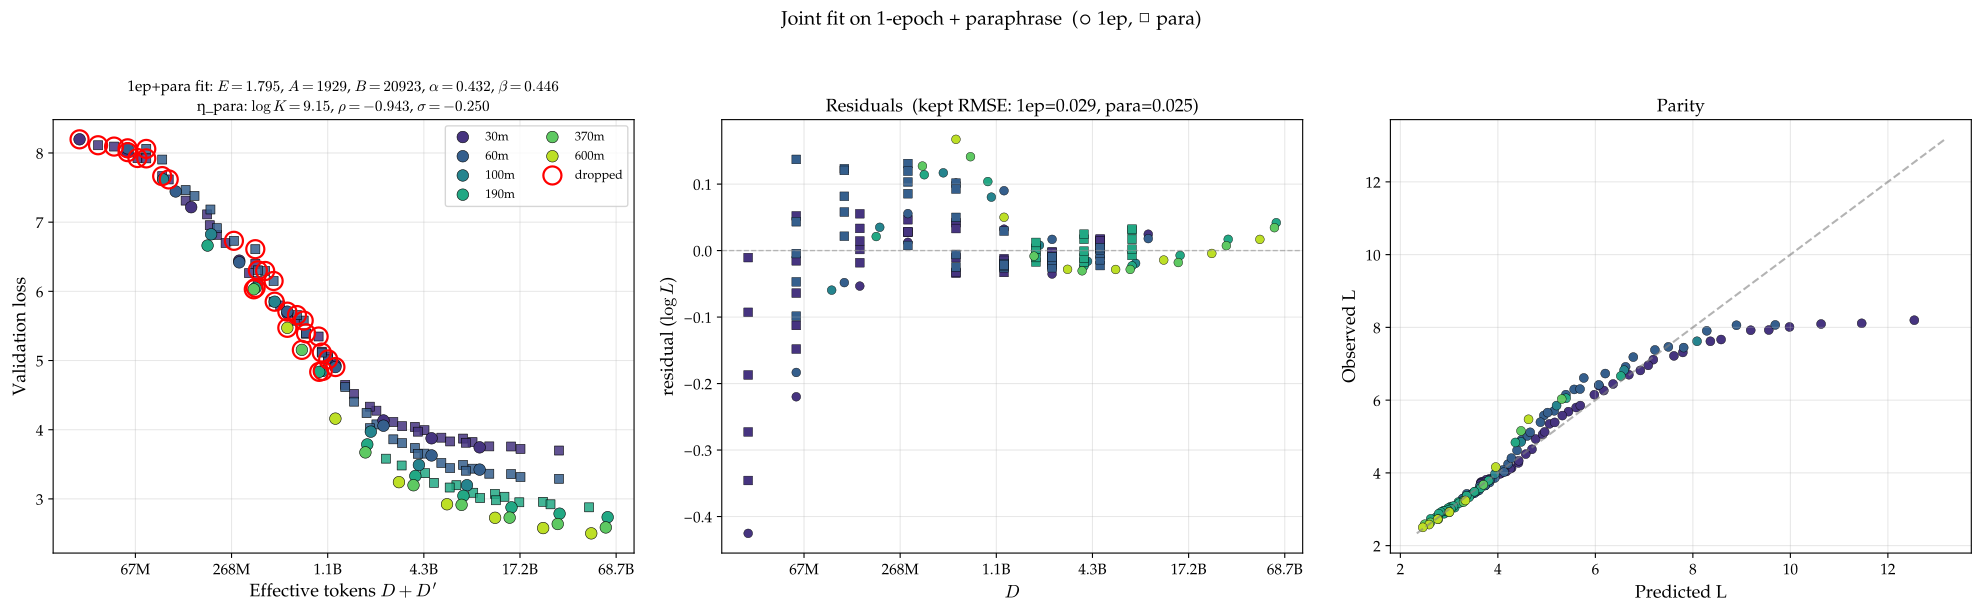

Write Python code to recreate this figure.
"""
Joint fit on **1-epoch + paraphrase only** (no repetition).

Functional form (8 parameters):

    L(N, D, D') = E + A/N^α + B / (D + η_para(D, D'; N) · D')^β

with the same Form-B exp-sat η:

    η_para(D, D'; N) = R*_para · (1 − e^{−x/R*}) / x,   x = D'/D
    log R*_para = log K_para + ρ_para · log(D/N) + σ_para · log N

For 1-epoch points D' = 0 → η inert.  Five Chinchilla parameters
(E, A, B, α, β) plus three η_para parameters.

Pipeline mirrors fit_joint_triple.py:
  Stage 1: Hoffmann-style 256-init grid on the 8-param model.
  Stage 2: Iterative residual-greedy drop on pooled (1-ep + para).

Usage:
    python fit_joint_para_1ep.py
"""

import glob
import os
import sys

import matplotlib.pyplot as plt
import numpy as np
import torch
from matplotlib import font_manager
from matplotlib.ticker import FuncFormatter

sys.path.insert(0, os.path.dirname(__file__))

for _f in glob.glob("/usr/share/fonts/urw-base35/P052-*.otf"):
    font_manager.fontManager.addfont(_f)
plt.rcParams.update({
    "font.family":      "serif",
    "font.serif":       ["P052", "Palatino", "TeX Gyre Pagella", "serif"],
    "mathtext.fontset": "cm",
    "font.size":        12,
    "axes.titlesize":   13,
    "axes.labelsize":   13,
    "xtick.labelsize":  11,
    "ytick.labelsize":  11,
    "legend.fontsize":  10,
})

from data import (SIZES, extract_1epoch, extract_paraphrase,  # noqa: E402
                  load_with_para)
from fit_lse import expand_grid, fit_lse, logsumexp_stable  # noqa: E402

SCRIPT_DIR = os.path.dirname(os.path.abspath(__file__))
DELTA = 0.1
SOURCE_NONE, SOURCE_PARA = 0, 1

# Soft caps to keep the optimizer out of the η≈1 degenerate basin
LOG_K_CAP = 10.0   # log_K_para ≤ ≈10 (softplus-smoothed)
RHO_CAP = 2.0      # |ρ_para| ≤ ≈2
SIGMA_CAP = 1.0    # |σ_para| ≤ ≈1


def _soft_cap(x, lo, hi):
    """Smooth clamp x ∈ ℝ to (lo, hi). Differentiable, monotone."""
    span = (hi - lo) / 2.0
    mid = (hi + lo) / 2.0
    return mid + span * torch.tanh((x - mid) / span)


def _bound_eta_params(log_K_raw, rho_raw, sigma_raw):
    log_K = LOG_K_CAP - torch.nn.functional.softplus(LOG_K_CAP - log_K_raw)
    rho = _soft_cap(rho_raw, -RHO_CAP, RHO_CAP)
    sigma = _soft_cap(sigma_raw, -SIGMA_CAP, SIGMA_CAP)
    return log_K, rho, sigma


def bound_params_dict(p):
    """Convert raw fitted params to a dict where η-params are the bounded
    (effective) values for printing / downstream use."""
    out = dict(p)
    log_K, rho, sigma = _bound_eta_params(
        torch.tensor(p["log_K_para"], dtype=torch.float64),
        torch.tensor(p["rho_para"], dtype=torch.float64),
        torch.tensor(p["sigma_para"], dtype=torch.float64))
    out["log_K_para"] = float(log_K)
    out["rho_para"] = float(rho)
    out["sigma_para"] = float(sigma)
    return out


def _Rstar(log_K_raw, rho_raw, sigma_raw, log_DoverN, log_N):
    log_K, rho, sigma = _bound_eta_params(log_K_raw, rho_raw, sigma_raw)
    return torch.exp(log_K + rho * log_DoverN + sigma * log_N)


def _eta_formB(R, x_safe):
    return R * (1.0 - torch.exp(-x_safe / R)) / x_safe


def make_forward(N_arr, D_arr, Dp_arr, source_arr):
    log_N = torch.tensor(np.log(N_arr), dtype=torch.float64)
    D_t  = torch.tensor(D_arr, dtype=torch.float64)
    Dp_t = torch.tensor(Dp_arr, dtype=torch.float64)
    src_t = torch.tensor(source_arr, dtype=torch.int64)
    log_DoverN = torch.log(D_t / torch.tensor(N_arr, dtype=torch.float64))
    is_para = (src_t == SOURCE_PARA)
    safe_D = torch.where(D_t > 0, D_t, torch.ones_like(D_t))
    x = Dp_t / safe_D
    safe_x = torch.where(is_para, x, torch.ones_like(x))

    def forward(p):
        R = _Rstar(p["log_K_para"], p["rho_para"], p["sigma_para"],
                    log_DoverN, log_N)
        eta = _eta_formB(R, safe_x)
        eta = torch.where(is_para, eta, torch.zeros_like(eta))
        D_eff = D_t + eta * Dp_t
        log_D_eff = torch.log(D_eff)
        terms = torch.stack([
            p["e"].expand_as(log_N),
            p["a"] - p["alpha"] * log_N,
            p["b"] - p["beta"] * log_D_eff,
        ], dim=0)
        return logsumexp_stable(terms, dim=0)

    return forward


EXCLUDE_SIZES = {"14m"}  # 14m too small / noisy for joint fit


def collect_pooled():
    tags, Ns, Ds, Dps, Ls, src = [], [], [], [], [], []
    for size in SIZES:
        if size in EXCLUDE_SIZES:
            continue
        N, datasets, parap = load_with_para(size)
        s1, D1, L1 = extract_1epoch(datasets, N, scale_min=0.0)
        for d, l in zip(D1, L1):
            tags.append(size); Ns.append(N); Ds.append(d); Dps.append(0.0)
            Ls.append(l); src.append(SOURCE_NONE)
        if parap:
            sp, Dp_, Kp_, Dpp, Lp, _ = extract_paraphrase(
                datasets, parap, N, scale_min=0.0)
            for d, dp, l in zip(Dp_, Dpp, Lp):
                tags.append(size); Ns.append(N); Ds.append(d); Dps.append(dp)
                Ls.append(l); src.append(SOURCE_PARA)
    return dict(
        tags=np.array(tags),
        N=np.array(Ns, dtype=np.float64),
        D=np.array(Ds, dtype=np.float64),
        Dp=np.array(Dps, dtype=np.float64),
        L=np.array(Ls, dtype=np.float64),
        source=np.array(src, dtype=np.int64),
    )


GRID = expand_grid({
    "e":           [0.0, 1.0],
    "a":           [3.0, 12.0],
    "b":           [5.0, 12.0],
    "alpha":       [0.15, 0.4],
    "beta":        [0.3, 0.5],
    "log_K_para":  [4.0, 8.0],
    "rho_para":    [-0.5, -0.2],
    "sigma_para":  [-0.5, -0.2],
})  # 2^5 · 2 · 2 · 2 = 256 inits — small log K, small |ρ|, neg σ
LOG_K_GUARD = 13.0  # reset to fresh grid if warm-start drifts beyond this


def stage1(data, delta=DELTA):
    fwd = make_forward(data["N"], data["D"], data["Dp"], data["source"])
    log_L = torch.tensor(np.log(data["L"]), dtype=torch.float64)
    return fit_lse(fwd, log_L, GRID, delta=delta, verbose=False)


def _fit_step(last, fwd, log_L, delta):
    """Warm-start from `last`. Soft caps inside _Rstar keep the optimizer
    out of the η≈1 degenerate basin without further guarding."""
    grid = [{kk: float(vv) for kk, vv in last.items()}]
    return fit_lse(fwd, log_L, grid, delta=delta, verbose=False)


def topk_drop_sweep(data, init_params, k_values, delta=DELTA):
    fwd_full = make_forward(data["N"], data["D"], data["Dp"], data["source"])
    last = init_params
    keep = np.ones(len(data["L"]), dtype=bool)
    cumulative = []
    out = {}
    for k in sorted(set(k_values)):
        while len(cumulative) < k:
            fwd = make_forward(
                data["N"][keep], data["D"][keep],
                data["Dp"][keep], data["source"][keep])
            log_L = torch.tensor(np.log(data["L"][keep]), dtype=torch.float64)
            res = _fit_step(last, fwd, log_L, delta)
            with torch.no_grad():
                p_t = {kk: torch.tensor(v, dtype=torch.float64)
                       for kk, v in res["params"].items()}
                pred_full = fwd_full(p_t).numpy()
            resid = np.log(data["L"]) - pred_full
            ar = np.abs(resid); ar[~keep] = -1.0
            worst = int(np.argmax(ar))
            cumulative.append(worst); keep[worst] = False
            last = res["params"]
        fwd = make_forward(
            data["N"][keep], data["D"][keep],
            data["Dp"][keep], data["source"][keep])
        log_L = torch.tensor(np.log(data["L"][keep]), dtype=torch.float64)
        res = _fit_step(last, fwd, log_L, delta)
        last = res["params"]
        with torch.no_grad():
            p_t = {kk: torch.tensor(v, dtype=torch.float64)
                   for kk, v in res["params"].items()}
            pred_full = fwd_full(p_t).numpy()
        out[k] = dict(params=res["params"],
                       pred_full=pred_full,
                       keep=keep.copy(),
                       dropped=list(cumulative))
    return out


def _summary(data, params, pred_full, keep):
    log_L = np.log(data["L"])
    resid = log_L - pred_full
    summary = dict(rmse_full=float(np.sqrt(np.mean(resid ** 2))),
                   rmse_kept=float(np.sqrt(np.mean(resid[keep] ** 2))))
    for tag, src_id in [("1ep", SOURCE_NONE), ("para", SOURCE_PARA)]:
        m = (data["source"] == src_id)
        mk = m & keep
        summary[f"n_{tag}"] = int(m.sum())
        summary[f"n_{tag}_kept"] = int(mk.sum())
        summary[f"rmse_{tag}"] = (float(np.sqrt(np.mean(resid[mk] ** 2)))
                                   if mk.any() else float("nan"))
    summary["params"] = params
    return summary


def fmt_tokens(x, pos=None):
    if x >= 1e9:  return f"{x/1e9:.1f}B"
    if x >= 1e6:  return f"{x/1e6:.0f}M"
    return f"{x:.0f}"


def plot_diagnostic(data, pred_full, keep, dropped, params, summary, path):
    sizes = sorted(set(data["tags"].tolist()), key=lambda t: SIZES[t][0])
    cmap = plt.cm.viridis(np.linspace(0.15, 0.9, len(sizes)))
    color_of = {s: cmap[i] for i, s in enumerate(sizes)}

    log_L = np.log(data["L"])
    resid = log_L - pred_full

    fig, axes = plt.subplots(1, 3, figsize=(20, 6))
    ax_data, ax_res, ax_par = axes

    for tag in sizes:
        m = data["tags"] == tag
        c = color_of[tag]
        m1 = m & (data["source"] == SOURCE_NONE)
        ax_data.scatter(data["D"][m1], data["L"][m1], s=70, color=c,
                        edgecolors="k", linewidths=0.4, marker="o",
                        zorder=4, label=tag)
        mp = m & (data["source"] == SOURCE_PARA)
        ax_data.scatter(data["D"][mp] + data["Dp"][mp], data["L"][mp],
                        s=42, color=c, edgecolors="k", linewidths=0.5,
                        marker="s", alpha=0.85, zorder=3)
        for src_id, mk_marker in [(SOURCE_NONE, "o"), (SOURCE_PARA, "s")]:
            mm = m & (data["source"] == src_id)
            if mm.any():
                ax_res.scatter(data["D"][mm], resid[mm], s=40, color=c,
                               edgecolors="k", linewidths=0.3, marker=mk_marker)
        ax_par.scatter(np.exp(pred_full[m]), data["L"][m], s=42, color=c,
                       edgecolors="k", linewidths=0.3)
    if len(dropped):
        dmask = np.zeros(len(data["L"]), dtype=bool); dmask[dropped] = True
        ax_data.scatter(data["D"][dmask] + data["Dp"][dmask],
                        data["L"][dmask], s=170, facecolors="none",
                        edgecolors="red", linewidths=1.6, zorder=10,
                        label="dropped")

    ax_data.set_xscale("log", base=2)
    ax_data.xaxis.set_major_formatter(FuncFormatter(fmt_tokens))
    ax_data.set_xlabel(r"Effective tokens $D + D'$")
    ax_data.set_ylabel("Validation loss")
    ax_data.legend(loc="upper right", ncol=2, fontsize=9)
    ax_data.grid(alpha=0.3)
    p = bound_params_dict(params)
    ax_data.set_title(
        rf"1ep+para fit: $E={np.exp(p['e']):.3f}$, $A={np.exp(p['a']):.0f}$, "
        rf"$B={np.exp(p['b']):.0f}$, $\alpha={p['alpha']:.3f}$, "
        rf"$\beta={p['beta']:.3f}$" + "\n"
        rf"η_para: $\log K={p['log_K_para']:.2f}$, "
        rf"$\rho={p['rho_para']:+.3f}$, $\sigma={p['sigma_para']:+.3f}$",
        fontsize=11)

    ax_res.axhline(0, color="gray", linestyle="--", linewidth=1, alpha=0.5)
    ax_res.set_xscale("log", base=2)
    ax_res.xaxis.set_major_formatter(FuncFormatter(fmt_tokens))
    ax_res.set_xlabel(r"$D$")
    ax_res.set_ylabel(r"residual ($\log L$)")
    ax_res.set_title(rf"Residuals  (kept RMSE: 1ep={summary['rmse_1ep']:.3f}, "
                     rf"para={summary['rmse_para']:.3f})")
    ax_res.grid(alpha=0.3)

    lo = min(np.exp(pred_full).min(), data["L"].min()) * 0.95
    hi = max(np.exp(pred_full).max(), data["L"].max()) * 1.05
    ax_par.plot([lo, hi], [lo, hi], "--", color="gray", alpha=0.6)
    ax_par.set_xlabel("Predicted L")
    ax_par.set_ylabel("Observed L")
    ax_par.set_title("Parity")
    ax_par.grid(alpha=0.3)

    fig.suptitle(
        "Joint fit on 1-epoch + paraphrase  (○ 1ep, □ para)",
        fontsize=14, y=1.02)
    fig.tight_layout()
    fig.savefig(path, bbox_inches="tight")
    plt.close(fig)
    print(f"Saved {path}")


def _print_params(label, p):
    pb = bound_params_dict(p)
    print(f"  {label}")
    print(f"    Chinchilla: E={np.exp(pb['e']):.4f}  A={np.exp(pb['a']):.2f}  "
          f"B={np.exp(pb['b']):.2f}  α={pb['alpha']:.4f}  β={pb['beta']:.4f}")
    print(f"    η_para:     log K={pb['log_K_para']:.2f}  "
          f"ρ={pb['rho_para']:+.3f}  σ={pb['sigma_para']:+.3f}  "
          f"(caps: log_K≤{LOG_K_CAP}, |ρ|≤{RHO_CAP}, |σ|≤{SIGMA_CAP})")


def main():
    print("=" * 96)
    print("Joint fit: 1-epoch + paraphrase only  "
          "(8 params: shared E, A, B, α, β + η_para)")
    print("=" * 96)

    data = collect_pooled()
    n_per = {SOURCE_NONE: int((data["source"] == SOURCE_NONE).sum()),
             SOURCE_PARA: int((data["source"] == SOURCE_PARA).sum())}
    print(f"\nPooled: n_total={len(data['L'])}  "
          f"(1ep={n_per[SOURCE_NONE]}, para={n_per[SOURCE_PARA]})")

    print(f"\n[Stage 1] Hoffmann-style grid fit ({len(GRID)} inits)...")
    res1 = stage1(data)
    p1 = res1["params"]
    print(f"  Stage-1 RMSE (logL): {res1.get('rmse_logL', float('nan')):.4f}")
    _print_params("(stage 1 — full pool)", p1)

    K_VALUES = [0, 5, 10, 15, 20, 25, 30]
    print(f"\n[Stage 2] Iterative residual drop, k ∈ {K_VALUES}...")
    sweep = topk_drop_sweep(data, p1, K_VALUES)

    print(f"\n  {'k':>3s}  {'n_kept':>6s}  {'E':>7s}  {'A':>7s}  "
          f"{'B':>9s}  {'α':>6s}  {'β':>6s}  | "
          f"{'lK_par':>7s} {'ρ_par':>7s} {'σ_par':>7s} | "
          f"{'1ep':>5s}  {'par':>5s}")
    for k in K_VALUES:
        r = sweep[k]
        s = _summary(data, r["params"], r["pred_full"], r["keep"])
        p = bound_params_dict(r["params"])
        print(f"  {k:>3d}  {int(r['keep'].sum()):>6d}  "
              f"{np.exp(p['e']):>7.3f}  {np.exp(p['a']):>7.1f}  "
              f"{np.exp(p['b']):>9.0f}  {p['alpha']:>6.3f}  "
              f"{p['beta']:>6.3f}  | "
              f"{p['log_K_para']:>7.2f} {p['rho_para']:>+7.3f} "
              f"{p['sigma_para']:>+7.3f} | "
              f"{s['rmse_1ep']:>5.3f}  {s['rmse_para']:>5.3f}")

    betas = [sweep[k]["params"]["beta"] for k in K_VALUES]
    canonical = K_VALUES[-1]
    for i in range(1, len(betas)):
        if abs(betas[i] - betas[i - 1]) < 0.01:
            canonical = K_VALUES[i]; break
    print(f"\n  Canonical k (|Δβ|<0.01 first break): k = {canonical}")
    rc = sweep[canonical]
    sc = _summary(data, rc["params"], rc["pred_full"], rc["keep"])
    _print_params(f"(canonical k={canonical})", rc["params"])
    print(f"    fit RMSE — 1ep: {sc['rmse_1ep']:.4f}  "
          f"para: {sc['rmse_para']:.4f}  |  kept-total: {sc['rmse_kept']:.4f}")

    plot_diagnostic(
        data, rc["pred_full"], rc["keep"], rc["dropped"],
        rc["params"], sc,
        path=os.path.join(SCRIPT_DIR, "fit_joint_para_1ep.pdf"))

    return sweep, canonical


if __name__ == "__main__":
    main()
